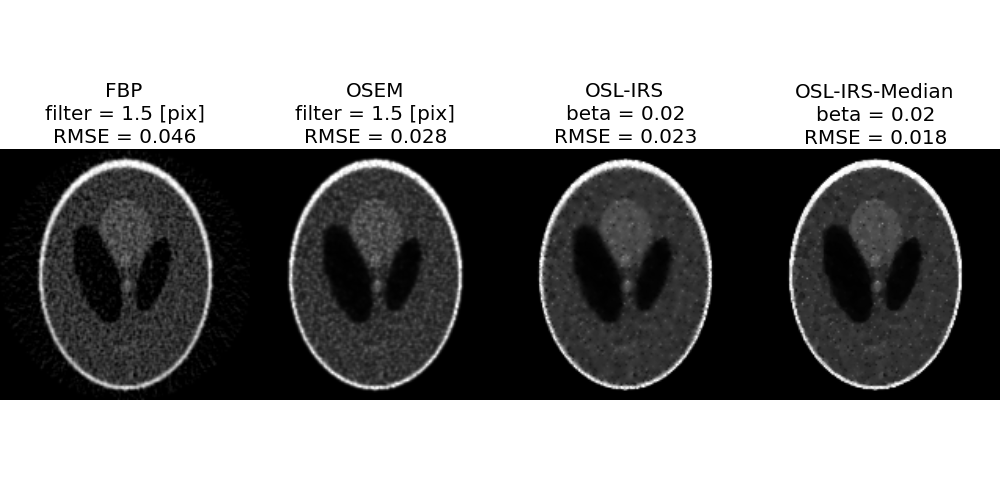

Here is the Python script that generated this plot:
#!/usr/bin/env python
# -*- coding: utf-8 -*-

import argparse
import numpy as np
import matplotlib.pyplot as plt

from skimage.io import imread
from skimage import data_dir
from skimage.transform import radon, rescale, iradon
from skimage.draw import circle
from scipy.ndimage import gaussian_filter, uniform_filter, median_filter

parser = argparse.ArgumentParser(description="Simulation of Green's one step late algorithm with iteratively reweighted shrinkage")
parser.add_argument('--count', '-c', default=2e6, type=float,
                    help='slice total count. Poisson noise equivalent to COUNT is added to sinogram. If COUNT is zero, no noise is added to sinogram (true).')
parser.add_argument('--niter', '-i', default=10, type=int,
                    help='number of iteration')
parser.add_argument('--nsub', '-s', default=10, type=int,
                    help='number of subset')
parser.add_argument('--filter', '-f', default=1.5, type=float,
                    help='smoothing filer FWHM [pix]')
parser.add_argument('--beta', '-b', default=0.02, type=float,
                    help='prior strength')
parser.add_argument('--median', action='store_true',
                    help='median root prior')
args = parser.parse_args()

count   = args.count
niter   = args.niter
nsub    = args.nsub
sfwhm   = args.filter
beta    = args.beta
median  = args.median

# shepp-logan phantom
image   = imread(data_dir + "/phantom.png", as_grey=True)
image   = rescale(image, 0.4)
shape   = image.shape

# sinogram
theta = np.linspace(0., 180., max(image.shape), endpoint=False)
sinogram    = radon(image, theta=theta, circle=True)

# add noise
if count > 0:
    val = sinogram.sum()
    sinogram    = np.random.poisson(sinogram / val * count).astype(np.float)
    sinogram    *= val / count

# normalization matrix
nview   = len(theta)
norm    = np.ones(shape)
wgts    = []
for sub in xrange(nsub):
    views   = range(sub, nview, nsub)
    wgt = iradon(norm[:, views], theta=theta[views], filter=None, circle=True)
    wgts.append(wgt)

# comparison OSEM, IRS
recons  = []
for b, rw, m in [(0, False, False), (beta, True, False), (beta, True, median)]:
    print   'beta', b, 'rw', rw
    
    # initial
    recon   = np.zeros(shape)
    rr, cc  = circle(shape[0] / 2, shape[1] / 2, shape[0] / 2 - 1)
    recon[rr, cc]   = 1

    if rw:
        weight  = np.ones(shape)

    # iteration
    for iter in xrange(niter):
        print   'iter', iter
        order   = np.random.permutation(range(nsub))
        for sub in order:
            views   = range(sub, nview, nsub)
            fp  = radon(recon, theta=theta[views], circle=True)
            ratio   = sinogram[:, views] / (fp + 1e-6)
            bp  = iradon(ratio, theta=theta[views], filter=None, circle=True)
        
            if b > 0:
                if m:
                    regular = (recon - median_filter(recon, 3)) * b
                else:
                    regular = (recon - uniform_filter(recon)) * b
                if rw:
                    regular *= 0.5 / (weight + 1e-6)
                recon   *= bp / (wgts[sub] + regular + 1e-6)
                if rw:
                    if m:
                        weight  = np.abs(recon - median_filter(recon, 3))
                    else:
                        weight  = np.abs(recon - uniform_filter(recon))
            else:
                recon   *= bp / (wgts[sub] + 1e-6)

    recons.append(recon.copy())

fbp = iradon(sinogram, theta=theta, circle=True)
if sfwhm > 0:
    fbp = gaussian_filter(fbp, sfwhm / 2.355)
    recons[0]    = gaussian_filter(recons[0], sfwhm / 2.355)

# display
plt.figure(figsize = (10, 5))
plt.gray()
plt.subplot(141)
plt.title('FBP\nfilter = {} [pix]\nRMSE = {:.3f}'.format(sfwhm, np.sqrt((fbp - image) ** 2).mean()))
plt.imshow(fbp, vmin = 0, vmax = 1)
plt.axis('off')
plt.subplot(142)
plt.title('OSEM\nfilter = {} [pix]\nRMSE = {:.3f}'.format(sfwhm, np.sqrt((recons[0] - image) ** 2).mean()))
plt.imshow(recons[0], vmax = 1)
plt.axis('off')
plt.subplot(143)
plt.title('OSL-IRS\nbeta = {}\nRMSE = {:.3f}'.format(beta, np.sqrt((recons[1] - image) ** 2).mean()))
plt.imshow(recons[1], vmax = 1)
plt.axis('off')
plt.subplot(144)
plt.title('OSL-IRS-Median\nbeta = {}\nRMSE = {:.3f}'.format(beta, np.sqrt((recons[2] - image) ** 2).mean()))
plt.imshow(recons[2], vmax = 1)
plt.axis('off')

plt.subplots_adjust(0, 0, 1, 0.9, 0, 0.2)
plt.savefig('osl.png')

plt.figure()
plt.suptitle('Profile of image')
plt.plot(image[shape[0] / 2 - 3:shape[0] / 2 + 3].mean(axis = 0), label='Phantom')
plt.plot(fbp[shape[0] / 2 - 3:shape[0] / 2 + 3].mean(axis = 0), label='FBP')
plt.plot(recons[0][shape[0] / 2 - 3:shape[0] / 2 + 3].mean(axis = 0), label='OSEM')
plt.plot(recons[1][shape[0] / 2 - 3:shape[0] / 2 + 3].mean(axis = 0), label='OSL-IRS')
plt.plot(recons[2][shape[0] / 2 - 3:shape[0] / 2 + 3].mean(axis = 0), label='OSL-IRS-Median')
plt.legend(loc=3, prop={'size':10})
plt.xlabel('X [pix]')
plt.ylabel('[a.u.]')
plt.savefig('profile.png')

plt.show()
